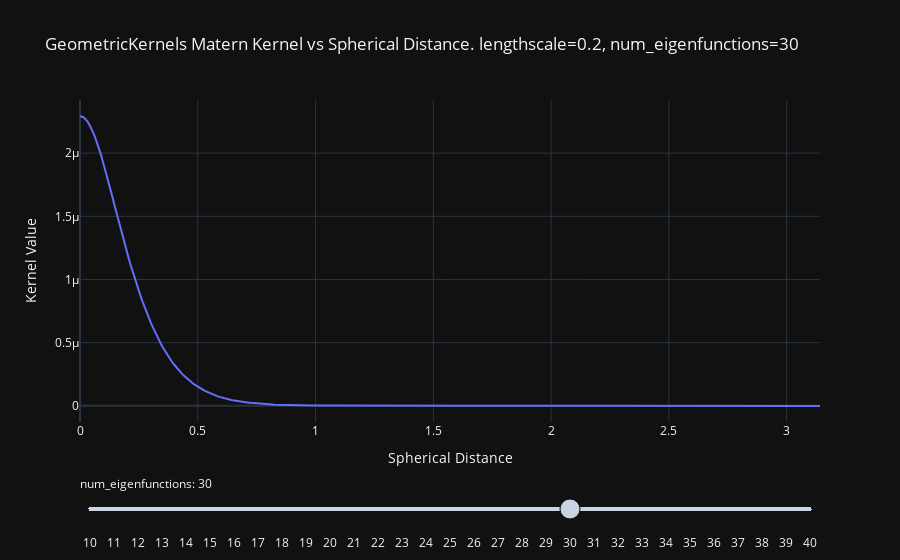

Notebook cell for this chart:
### Markdown cell above
### Behaviour across number of eigenfunctions

### Code cell
nums_eigenfunctions = torch.arange(10, 41)

fig = go.Figure() 

for num_eigenfunctions in nums_eigenfunctions:
    geometric_kernel = GeometricMaternKernel(space=SPACE, nu=NU, num_eigenfunctions=num_eigenfunctions.item())
    geometric_kernel.lengthscale = 0.2
    k, d = compute_kernel_vs_spherical_distance(geometric_kernel, normalize=False)
    fig.add_trace(
        go.Scatter(
            visible=False,
            x=d, 
            y=k,
        )
    )

steps = []
for i, num_eigenfunctions in enumerate(nums_eigenfunctions):
    step = dict(
        method="update",
        args=[{"visible": [False] * len(nums_eigenfunctions)},
                {"title": f"Matern Kernel Value vs Spherical Distance. lengthscale=0.2, num_eigenfunctions={num_eigenfunctions:d}"}],
        label=f"{num_eigenfunctions}"
    )
    step["args"][0]["visible"][i] = True
    steps.append(step)

fig.data[20].visible = True

sliders = [dict(
    active=20,
    currentvalue={"prefix": "num_eigenfunctions: "},
    pad={"t": 50},
    steps=steps
)]

fig.update_layout(
    sliders=sliders,
    title="GeometricKernels Matern Kernel vs Spherical Distance. lengthscale=0.2, num_eigenfunctions=30",
    xaxis_title="Spherical Distance",
    yaxis_title="Kernel Value",
)

fig.show()

### Figure 1 — Plotly figure (JSON) as saved in the notebook; plotly's stock layout.template omitted (floating-point values rounded to 4 significant figures; data arrays with more than 128 entries replaced by an {"elided": "..."} marker saying what was removed)
{"data": [{"type": "scatter", "visible": false, "x": {"elided": "500 float values"}, "y": {"elided": "500 float values"}}, {"type": "scatter", "visible": false, "x": {"elided": "500 float values"}, "y": {"elided": "500 float values"}}, {"type": "scatter", "visible": false, "x": {"elided": "500 float values"}, "y": {"elided": "500 float values"}}, {"type": "scatter", "visible": false, "x": {"elided": "500 float values"}, "y": {"elided": "500 float values"}}, {"type": "scatter", "visible": false, "x": {"elided": "500 float values"}, "y": {"elided": "500 float values"}}, {"type": "scatter", "visible": false, "x": {"elided": "500 float values"}, "y": {"elided": "500 float values"}}, {"type": "scatter", "visible": false, "x": {"elided": "500 float values"}, "y": {"elided": "500 float values"}}, {"type": "scatter", "visible": false, "x": {"elided": "500 float values"}, "y": {"elided": "500 float values"}}, {"type": "scatter", "visible": false, "x": {"elided": "500 float values"}, "y": {"elided": "500 float values"}}, {"type": "scatter", "visible": false, "x": {"elided": "500 float values"}, "y": {"elided": "500 float values"}}, {"type": "scatter", "visible": false, "x": {"elided": "500 float values"}, "y": {"elided": "500 float values"}}, {"type": "scatter", "visible": false, "x": {"elided": "500 float values"}, "y": {"elided": "500 float values"}}, {"type": "scatter", "visible": false, "x": {"elided": "500 float values"}, "y": {"elided": "500 float values"}}, {"type": "scatter", "visible": false, "x": {"elided": "500 float values"}, "y": {"elided": "500 float values"}}, {"type": "scatter", "visible": false, "x": {"elided": "500 float values"}, "y": {"elided": "500 float values"}}, {"type": "scatter", "visible": false, "x": {"elided": "500 float values"}, "y": {"elided": "500 float values"}}, {"type": "scatter", "visible": false, "x": {"elided": "500 float values"}, "y": {"elided": "500 float values"}}, {"type": "scatter", "visible": false, "x": {"elided": "500 float values"}, "y": {"elided": "500 float values"}}, {"type": "scatter", "visible": false, "x": {"elided": "500 float values"}, "y": {"elided": "500 float values"}}, {"type": "scatter", "visible": false, "x": {"elided": "500 float values"}, "y": {"elided": "500 float values"}}, {"type": "scatter", "visible": true, "x": {"elided": "500 float values"}, "y": {"elided": "500 float values"}}, {"type": "scatter", "visible": false, "x": {"elided": "500 float values"}, "y": {"elided": "500 float values"}}, {"type": "scatter", "visible": false, "x": {"elided": "500 float values"}, "y": {"elided": "500 float values"}}, {"type": "scatter", "visible": false, "x": {"elided": "500 float values"}, "y": {"elided": "500 float values"}}, {"type": "scatter", "visible": false, "x": {"elided": "500 float values"}, "y": {"elided": "500 float values"}}, {"type": "scatter", "visible": false, "x": {"elided": "500 float values"}, "y": {"elided": "500 float values"}}, {"type": "scatter", "visible": false, "x": {"elided": "500 float values"}, "y": {"elided": "500 float values"}}, {"type": "scatter", "visible": false, "x": {"elided": "500 float values"}, "y": {"elided": "500 float values"}}, {"type": "scatter", "visible": false, "x": {"elided": "500 float values"}, "y": {"elided": "500 float values"}}, {"type": "scatter", "visible": false, "x": {"elided": "500 float values"}, "y": {"elided": "500 float values"}}, {"type": "scatter", "visible": false, "x": {"elided": "500 float values"}, "y": {"elided": "500 float values"}}], "layout": {"sliders": [{"active": 20, "currentvalue": {"prefix": "num_eigenfunctions: "}, "pad": {"t": 50}, "steps": [{"args": [{"visible": [true, false, false, false, false, false, false, false, false, false, false, false, false, false, false, false, false, false, false, false, false, false, false, false, false, false, false, false, false, false, false]}, {"title": "Matern Kernel Value vs Spherical Distance. lengthscale=0.2, num_eigenfunctions=10"}], "label": "10", "method": "update"}, {"args": [{"visible": [false, true, false, false, false, false, false, false, false, false, false, false, false, false, false, false, false, false, false, false, false, false, false, false, false, false, false, false, false, false, false]}, {"title": "Matern Kernel Value vs Spherical Distance. lengthscale=0.2, num_eigenfunctions=11"}], "label": "11", "method": "update"}, {"args": [{"visible": [false, false, true, false, false, false, false, false, false, false, false, false, false, false, false, false, false, false, false, false, false, false, false, false, false, false, false, false, false, false, false]}, {"title": "Matern Kernel Value vs Spherical Distance. lengthscale=0.2, num_eigenfunctions=12"}], "label": "12", "method": "update"}, {"args": [{"visible": [false, false, false, true, false, false, false, false, false, false, false, false, false, false, false, false, false, false, false, false, false, false, false, false, false, false, false, false, false, false, false]}, {"title": "Matern Kernel Value vs Spherical Distance. lengthscale=0.2, num_eigenfunctions=13"}], "label": "13", "method": "update"}, {"args": [{"visible": [false, false, false, false, true, false, false, false, false, false, false, false, false, false, false, false, false, false, false, false, false, false, false, false, false, false, false, false, false, false, false]}, {"title": "Matern Kernel Value vs Spherical Distance. lengthscale=0.2, num_eigenfunctions=14"}], "label": "14", "method": "update"}, {"args": [{"visible": [false, false, false, false, false, true, false, false, false, false, false, false, false, false, false, false, false, false, false, false, false, false, false, false, false, false, false, false, false, false, false]}, {"title": "Matern Kernel Value vs Spherical Distance. lengthscale=0.2, num_eigenfunctions=15"}], "label": "15", "method": "update"}, {"args": [{"visible": [false, false, false, false, false, false, true, false, false, false, false, false, false, false, false, false, false, false, false, false, false, false, false, false, false, false, false, false, false, false, false]}, {"title": "Matern Kernel Value vs Spherical Distance. lengthscale=0.2, num_eigenfunctions=16"}], "label": "16", "method": "update"}, {"args": [{"visible": [false, false, false, false, false, false, false, true, false, false, false, false, false, false, false, false, false, false, false, false, false, false, false, false, false, false, false, false, false, false, false]}, {"title": "Matern Kernel Value vs Spherical Distance. lengthscale=0.2, num_eigenfunctions=17"}], "label": "17", "method": "update"}, {"args": [{"visible": [false, false, false, false, false, false, false, false, true, false, false, false, false, false, false, false, false, false, false, false, false, false, false, false, false, false, false, false, false, false, false]}, {"title": "Matern Kernel Value vs Spherical Distance. lengthscale=0.2, num_eigenfunctions=18"}], "label": "18", "method": "update"}, {"args": [{"visible": [false, false, false, false, false, false, false, false, false, true, false, false, false, false, false, false, false, false, false, false, false, false, false, false, false, false, false, false, false, false, false]}, {"title": "Matern Kernel Value vs Spherical Distance. lengthscale=0.2, num_eigenfunctions=19"}], "label": "19", "method": "update"}, {"args": [{"visible": [false, false, false, false, false, false, false, false, false, false, true, false, false, false, false, false, false, false, false, false, false, false, false, false, false, false, false, false, false, false, false]}, {"title": "Matern Kernel Value vs Spherical Distance. lengthscale=0.2, num_eigenfunctions=20"}], "label": "20", "method": "update"}, {"args": [{"visible": [false, false, false, false, false, false, false, false, false, false, false, true, false, false, false, false, false, false, false, false, false, false, false, false, false, false, false, false, false, false, false]}, {"title": "Matern Kernel Value vs Spherical Distance. lengthscale=0.2, num_eigenfunctions=21"}], "label": "21", "method": "update"}, {"args": [{"visible": [false, false, false, false, false, false, false, false, false, false, false, false, true, false, false, false, false, false, false, false, false, false, false, false, false, false, false, false, false, false, false]}, {"title": "Matern Kernel Value vs Spherical Distance. lengthscale=0.2, num_eigenfunctions=22"}], "label": "22", "method": "update"}, {"args": [{"visible": [false, false, false, false, false, false, false, false, false, false, false, false, false, true, false, false, false, false, false, false, false, false, false, false, false, false, false, false, false, false, false]}, {"title": "Matern Kernel Value vs Spherical Distance. lengthscale=0.2, num_eigenfunctions=23"}], "label": "23", "method": "update"}, {"args": [{"visible": [false, false, false, false, false, false, false, false, false, false, false, false, false, false, true, false, false, false, false, false, false, false, false, false, false, false, false, false, false, false, false]}, {"title": "Matern Kernel Value vs Spherical Distance. lengthscale=0.2, num_eigenfunctions=24"}], "label": "24", "method": "update"}, {"args": [{"visible": [false, false, false, false, false, false, false, false, false, false, false, false, false, false, false, true, false, false, false, false, false, false, false, false, false, false, false, false, false, false, false]}, {"title": "Matern Kernel Value vs Spherical Distance. lengthscale=0.2, num_eigenfunctions=25"}], "label": "25", "method": "update"}, {"args": [{"visible": [false, false, false, false, false, false, false, false, false, false, false, false, false, false, false, false, true, false, false, false, false, false, false, false, false, false, false, false, false, false, false]}, {"title": "Matern Kernel Value vs Spherical Distance. lengthscale=0.2, num_eigenfunctions=26"}], "label": "26", "method": "update"}, {"args": [{"visible": [false, false, false, false, false, false, false, false, false, false, false, false, false, false, false, false, false, true, false, false, false, false, false, false, false, false, false, false, false, false, false]}, {"title": "Matern Kernel Value vs Spherical Distance. lengthscale=0.2, num_eigenfunctions=27"}], "label": "27", "method": "update"}, {"args": [{"visible": [false, false, false, false, false, false, false, false, false, false, false, false, false, false, false, false, false, false, true, false, false, false, false, false, false, false, false, false, false, false, false]}, {"title": "Matern Kernel Value vs Spherical Distance. lengthscale=0.2, num_eigenfunctions=28"}], "label": "28", "method": "update"}, {"args": [{"visible": [false, false, false, false, false, false, false, false, false, false, false, false, false, false, false, false, false, false, false, true, false, false, false, false, false, false, false, false, false, false, false]}, {"title": "Matern Kernel Value vs Spherical Distance. lengthscale=0.2, num_eigenfunctions=29"}], "label": "29", "method": "update"}, {"args": [{"visible": [false, false, false, false, false, false, false, false, false, false, false, false, false, false, false, false, false, false, false, false, true, false, false, false, false, false, false, false, false, false, false]}, {"title": "Matern Kernel Value vs Spherical Distance. lengthscale=0.2, num_eigenfunctions=30"}], "label": "30", "method": "update"}, {"args": [{"visible": [false, false, false, false, false, false, false, false, false, false, false, false, false, false, false, false, false, false, false, false, false, true, false, false, false, false, false, false, false, false, false]}, {"title": "Matern Kernel Value vs Spherical Distance. lengthscale=0.2, num_eigenfunctions=31"}], "label": "31", "method": "update"}, {"args": [{"visible": [false, false, false, false, false, false, false, false, false, false, false, false, false, false, false, false, false, false, false, false, false, false, true, false, false, false, false, false, false, false, false]}, {"title": "Matern Kernel Value vs Spherical Distance. lengthscale=0.2, num_eigenfunctions=32"}], "label": "32", "method": "update"}, {"args": [{"visible": [false, false, false, false, false, false, false, false, false, false, false, false, false, false, false, false, false, false, false, false, false, false, false, true, false, false, false, false, false, false, false]}, {"title": "Matern Kernel Value vs Spherical Distance. lengthscale=0.2, num_eigenfunctions=33"}], "label": "33", "method": "update"}, {"args": [{"visible": [false, false, false, false, false, false, false, false, false, false, false, false, false, false, false, false, false, false, false, false, false, false, false, false, true, false, false, false, false, false, false]}, {"title": "Matern Kernel Value vs Spherical Distance. lengthscale=0.2, num_eigenfunctions=34"}], "label": "34", "method": "update"}, {"args": [{"visible": [false, false, false, false, false, false, false, false, false, false, false, false, false, false, false, false, false, false, false, false, false, false, false, false, false, true, false, false, false, false, false]}, {"title": "Matern Kernel Value vs Spherical Distance. lengthscale=0.2, num_eigenfunctions=35"}], "label": "35", "method": "update"}, {"args": [{"visible": [false, false, false, false, false, false, false, false, false, false, false, false, false, false, false, false, false, false, false, false, false, false, false, false, false, false, true, false, false, false, false]}, {"title": "Matern Kernel Value vs Spherical Distance. lengthscale=0.2, num_eigenfunctions=36"}], "label": "36", "method": "update"}, {"args": [{"visible": [false, false, false, false, false, false, false, false, false, false, false, false, false, false, false, false, false, false, false, false, false, false, false, false, false, false, false, true, false, false, false]}, {"title": "Matern Kernel Value vs Spherical Distance. lengthscale=0.2, num_eigenfunctions=37"}], "label": "37", "method": "update"}, {"args": [{"visible": [false, false, false, false, false, false, false, false, false, false, false, false, false, false, false, false, false, false, false, false, false, false, false, false, false, false, false, false, true, false, false]}, {"title": "Matern Kernel Value vs Spherical Distance. lengthscale=0.2, num_eigenfunctions=38"}], "label": "38", "method": "update"}, {"args": [{"visible": [false, false, false, false, false, false, false, false, false, false, false, false, false, false, false, false, false, false, false, false, false, false, false, false, false, false, false, false, false, true, false]}, {"title": "Matern Kernel Value vs Spherical Distance. lengthscale=0.2, num_eigenfunctions=39"}], "label": "39", "method": "update"}, {"args": [{"visible": [false, false, false, false, false, false, false, false, false, false, false, false, false, false, false, false, false, false, false, false, false, false, false, false, false, false, false, false, false, false, true]}, {"title": "Matern Kernel Value vs Spherical Distance. lengthscale=0.2, num_eigenfunctions=40"}], "label": "40", "method": "update"}]}], "title": {"text": "GeometricKernels Matern Kernel vs Spherical Distance. lengthscale=0.2, num_eigenfunctions=30"}, "xaxis": {"title": {"text": "Spherical Distance"}}, "yaxis": {"title": {"text": "Kernel Value"}}}}
